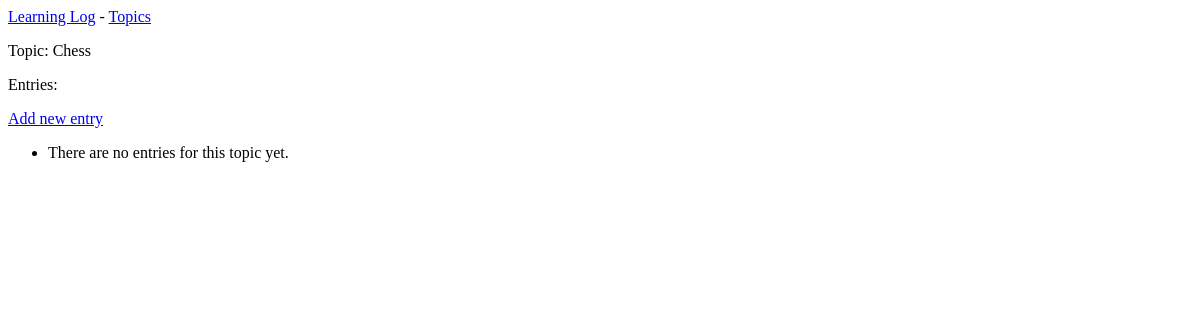
/topics/1/, run on an earlier commit of the app's database.
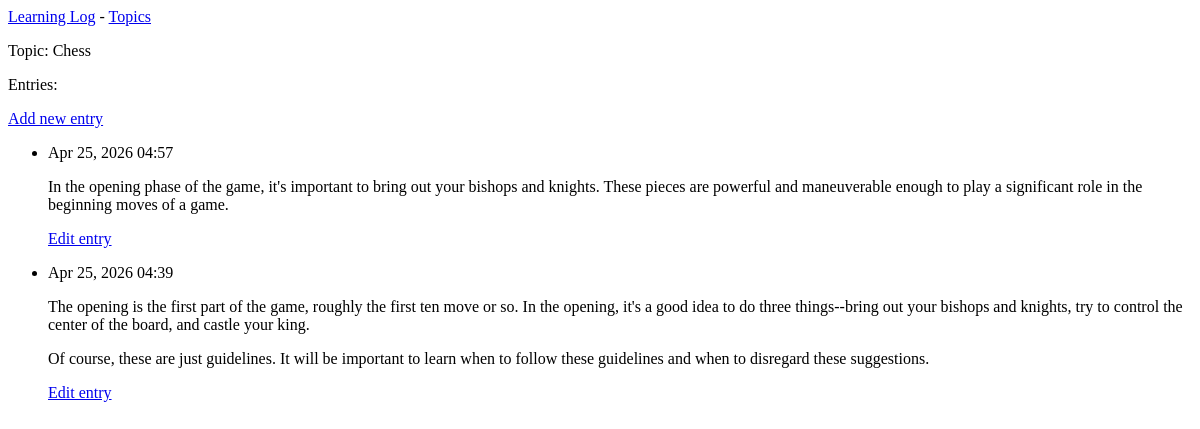
And on a later commit of the database.
### learning_logs/models.py (models this page shows, shortened)
class Topic(models.Model):
    text = models.CharField(max_length=200)
    date_added = models.DateTimeField(auto_now_add=True)
    def __str__(self):
        return self.text

class Entry(models.Model):
    topic = models.ForeignKey(Topic, on_delete=models.CASCADE)
    text = models.TextField()
    date_added = models.DateTimeField(auto_now_add=True)
    class Meta:
        verbose_name_plural = 'Entries'

### learning_logs/views.py (the view)
# urls.py: path('topics/<int:topic_id>/', views.topic, name='topic'),
def topic(request, topic_id):
    topic = Topic.objects.get(id=topic_id)
    entries = topic.entry_set.order_by('-date_added')
    context = {'topic': topic, 'entries': entries}
    return render(request, 'learning_logs/topic.html', context)

### learning_logs/templates/learning_logs/topic.html
{% extends 'learning_logs/base.html' %}
{% block content %}
    <p>Topic: {{ topic }}</p>
    <p>Entries:</p>
    <p>
        <a href="{% url 'learning_logs:new_entry' topic.id %}">Add new entry</a>
    </p>
    <ul>
    {% for entry in entries %}
        <li>
            <p>{{ entry.date_added|date:'M d, Y H:i' }}</p>
            <p>{{ entry.text|linebreaks }}</p>
            <p>
                <a href="{% url 'learning_logs:edit_entry' entry.id %}">Edit entry</a>
            </p>
        </li>
    {% empty %}
        <li>There are no entries for this topic yet.</li>
    {% endfor %}
    </ul>
{% endblock content %}

### learning_logs/templates/learning_logs/base.html
<p>
    <a href="{% url 'learning_logs:index' %}">Learning Log</a> -
    <a href="{% url 'learning_logs:topics' %}">Topics</a>
</p>
{% block content %}{% endblock content %}

What changed in the data, as far as the page shows it:
added Entry: date_added "Apr 25, 2026 04:57", text "In the opening phase of the game, it's important to bring out your bishops and knights. These pieces are powerful and maneuverable enough to play a significant role in the beginning moves of a game."
added Entry: date_added "Apr 25, 2026 04:39", text "The opening is the first part of the game, roughly the first ten move or so. In the opening, it's a good idea to do three things--bring out your bishops and knights, try to control the center of the board, and castle your king. Of course, these are just guidelines. It will be important to learn when to follow these guidelines and when to disregard these suggestions."
Also different on the page:
text no longer shown: "There are no entries for this topic yet."
